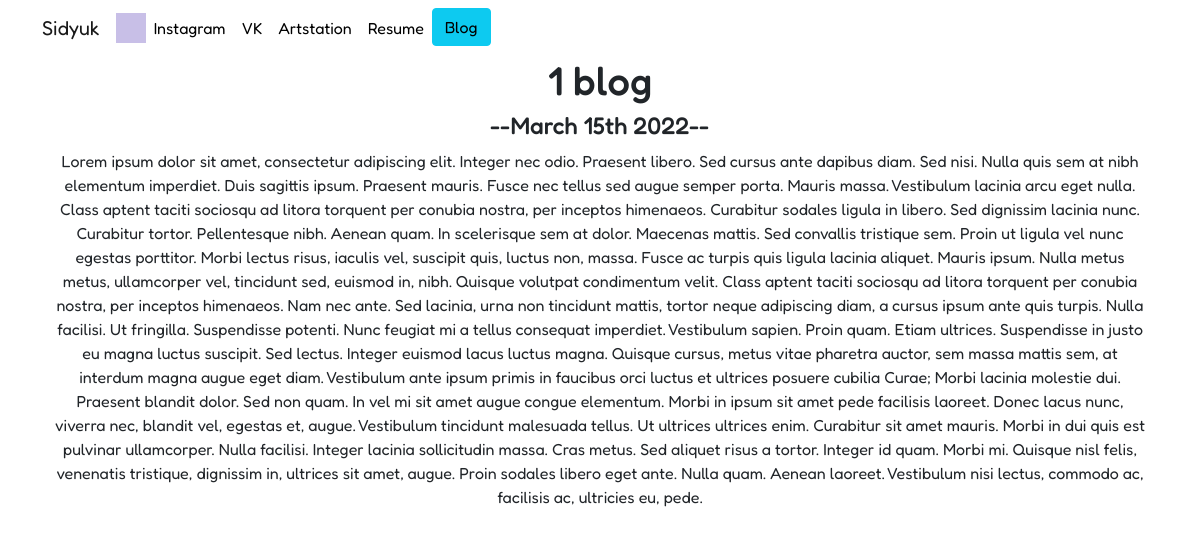
Page /blog/3/ on the committed database.
### blog/models.py (models this page shows, shortened)
class Blog(models.Model):
    title = models.CharField(max_length=200)
    date = models.DateField()
    description = models.TextField()

### blog/views.py (the view)
# urls.py: path('<int:blog_id>/', views.detail, name='detail'),
def detail(request, blog_id):
    blog = get_object_or_404(Blog, pk=blog_id)
    return render(request, 'blog/detail.html', {'blog':blog})

### blog/templates/blog/detail.html
{% extends 'base.html' %}
{% block content %}
<div class="container text-center">
<h1>{{ blog.title }}</h1>
<h4>--{{blog.date|date:'F jS Y'}}--</h4>
{{ blog.description|safe}}
</div>
{% endblock %}

### portfolio/static/portfolio/custom.css (style rules this page uses)
body { font-family: 'Fredoka', sans-serif; }

### rows in the picture
Blog: title "1 blog", date "March 15th 2022", description "Lorem ipsum dolor sit amet, consectetur adipiscing elit. Integer nec odio. Praesent libero. Sed cursus ante dapibus diam. Sed nisi. Nulla quis sem at nibh elementum imperdiet. Duis sagittis ipsum. Praesent mauris. Fusce nec tellus sed augue semper porta. Mauris massa. Vestibulum lacinia arcu eget nulla. Class aptent taciti sociosqu ad litora torquent per conubia nostra, per inceptos himenaeos. Curabitur sodales ligula in libero. Sed dignissim lacinia nunc. Curabitur tortor. Pellentesque nibh. Aenean quam. In scelerisque sem at dolor. Maecenas mattis. Sed convallis tristique sem. Proin ut ligula vel nunc egestas porttitor. Morbi lectus risus, iaculis vel, suscipit quis, luctus non, massa.…"
